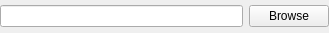
<?xml version="1.0" encoding="UTF-8"?>
<ui version="4.0">
 <class>FileBrowserInputWidget</class>
 <widget class="QWidget" name="FileBrowserInputWidget">
  <property name="geometry">
   <rect>
    <x>0</x>
    <y>0</y>
    <width>329</width>
    <height>33</height>
   </rect>
  </property>
  <property name="windowTitle">
   <string>Form</string>
  </property>
  <layout class="QHBoxLayout" name="horizontalLayout_5">
   <property name="leftMargin">
    <number>0</number>
   </property>
   <property name="topMargin">
    <number>0</number>
   </property>
   <property name="rightMargin">
    <number>0</number>
   </property>
   <property name="bottomMargin">
    <number>0</number>
   </property>
   <item>
    <layout class="QHBoxLayout" name="horizontalLayout_3">
     <item>
      <widget class="QLineEdit" name="pathLineEdit"/>
     </item>
     <item>
      <widget class="QPushButton" name="browsePushButton">
       <property name="text">
        <string>Browse</string>
       </property>
      </widget>
     </item>
    </layout>
   </item>
  </layout>
 </widget>
 <resources/>
 <connections/>
</ui>
